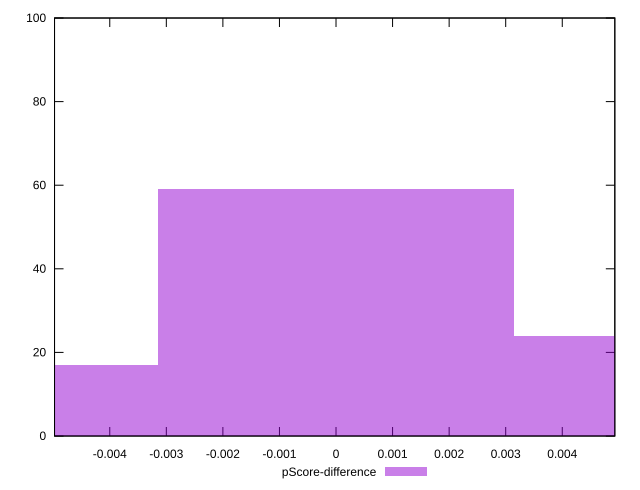

Generate this figure with gnuplot:
reset

$pScoreDifference <<EOF
0 59
0.006284170157470585 24
-0.006284170157470585 17
EOF

set key outside below
set boxwidth 0.006284170157470585
set xrange [-0.004976385239207182:0.004929140448127423]
set yrange [0:100]
set trange [0:100]
set style fill transparent solid 0.5 noborder
set terminal svg size 640, 490 enhanced background rgb 'white'
set output "reprap/bootup-time/samples/pages+cached+noexternal+nomedia+nocss/pScore-difference/histogram.svg"

plot $pScoreDifference title "pScore-difference" with boxes

reset
